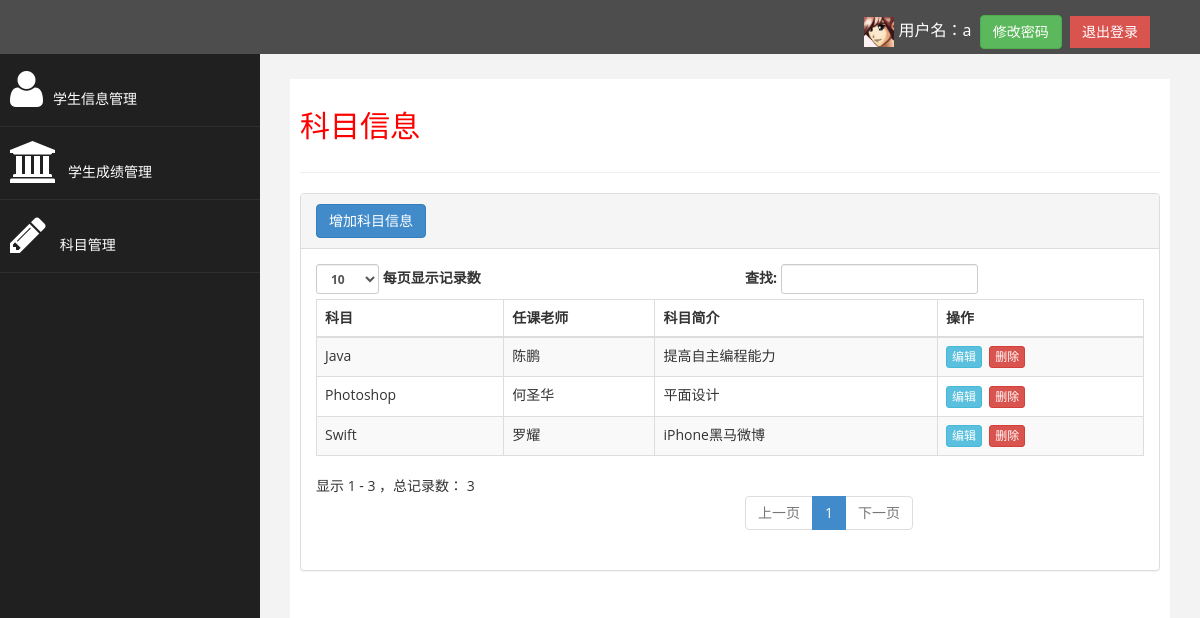
Page /student2/subject.php (signed in) on the committed database.
### tables this page shows
CREATE TABLE `subject` (
  `id` int(11) NOT NULL,
  `subjectname` varchar(25) NOT NULL,
  `teacher` varchar(30) NOT NULL COMMENT '任课老师',
  `content` varchar(255) NOT NULL
);

### student2/subject.php (the view, shortened to what this page needs)
<?php require_once 'base.php';?>
<?php
$query = "select * from subject";
$result = mysql_query($query);
?>
<div id="page-wrapper">
	<div id="page-inner">
		<div class="row">
			<div class="col-md-12">
				<h2>科目信息</h2>
			</div>
		</div>
		<hr />
		<div class="row">
			<div class="col-md-12">
				<div class="panel panel-default">
					<div class="panel-heading"><a href='insertsubject.php' class="btn btn-primary">增加科目信息</a></div>
					<div class="panel-body">
						<div class="table-responsive">
							<table class="table table-striped table-bordered table-hover"
								id="dataTables-example">
								<thead>
									<tr>
										<th>科目</th>
										<th>任课老师</th>
										<th>科目简介</th>
										<th>操作</th>
									</tr>
								</thead>
								<tbody>
                        		<?php
                        $line = 0;
                        while ($row = mysql_fetch_array($result)) {
                            $line ++;
                            $linecolor = $line % 2 == 0 ? 'odd gradeX' : 'even gradeC';
                            echo "<tr class='$linecolor'>";
                            echo "<td>" . $row['subjectname'] . "</td>";
                            echo "<td>" . $row['teacher'] . "</td>";
                            echo "<td>" . $row['content'] . "</td>";
                            echo "<td><a href='editsubject.php?id=" . $row['id'] . "' class='btn btn-info btn-xs'>编辑</a>&nbsp;&nbsp;<a href='deletesubject.php?id=" . $row['id'] . "' class='btn btn-danger btn-xs'>删除</a></td>";
                            echo "</tr>";
                        }
                        ?>
								</tbody>
							</table>
						</div>
					</div>
				</div>
			</div>
		</div>
	</div>
</div>
</div>
</body>
</html>

### student2/assets/css/custom.css (style rules this page uses)
body { font-family: 'Open Sans', sans-serif; }
#page-wrapper { padding: 15px 15px; min-height: 600px; background:#F3F3F3; }
#page-inner { width:100%; margin:10px 20px 10px 0px; background-color:#fff!important; padding:10px; min-height:1200px; }
h2 { color: #f00; }
@media (min-width:768px) { #page-wrapper { margin: 0 0 0 260px; padding: 15px 30px; min-height: 1200px; } }

### rows in the picture
subject: subjectname "Photoshop", teacher "何圣华", content "平面设计"
subject: subjectname "Swift", teacher "罗耀", content "iPhone黑马微博"
subject: subjectname "Java", teacher "陈鹏", content "提高自主编程能力"

### other values in the picture
$userName "a"
